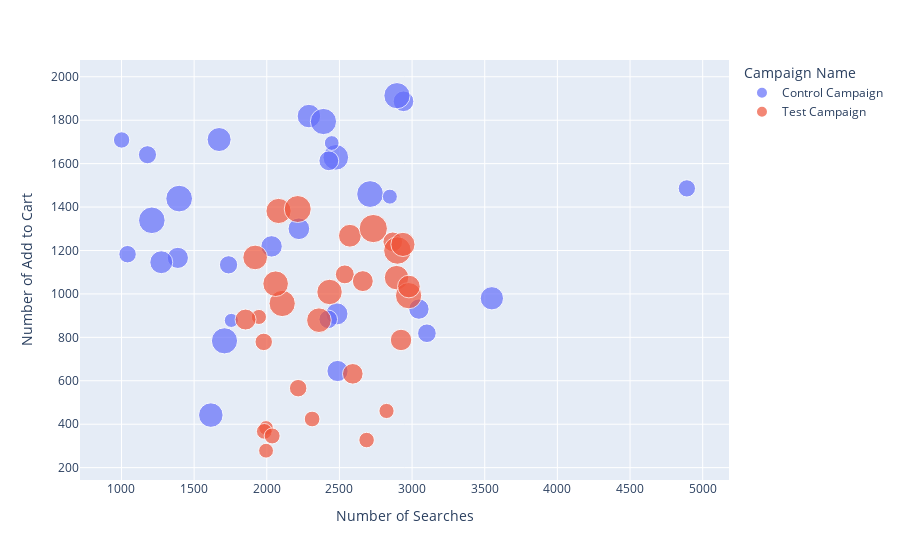

This figure's notebook cell:
### Code cell
fig = px.scatter(df,x='Number of Searches',y='Number of Add to Cart',size='Number of Purchase',color='Campaign Name')
fig.show()

### Figure 1 — Plotly figure (JSON) as saved in the notebook; plotly's stock layout.template omitted (floating-point values rounded to 4 significant figures)
{"data": [{"hovertemplate": "Campaign Name=Control Campaign<br>Number of Searches=%{x}<br>Number of Add to Cart=%{y}<br>Number of Purchase=%{marker.size}<extra></extra>", "legendgroup": "Control Campaign", "marker": {"color": "#636efa", "size": [618, 511, 372, 340, 523, 764, 499, 462, 501, 734, 475, 794, 766, 788, 366, 438, 222, 243, 542, 299, 800, 387, 766, 585, 386, 251, 605, 643, 334, 670], "sizemode": "area", "sizeref": 2.225, "symbol": "circle"}, "mode": "markers", "name": "Control Campaign", "orientation": "v", "showlegend": true, "type": "scatter", "x": [2290, 2033, 1737, 1042, 2221, 1709, 1388, 3047, 2487, 2475, 2941, 1397, 2390, 1209, 1179, 2427, 1756, 2447, 2483, 1001, 2711, 3102, 2896, 1274, 2423, 2847, 3549, 1672, 4891, 1615], "xaxis": "x", "y": [1819, 1219, 1134, 1183, 1300, 784, 1166, 930, 645, 1629, 1887, 1439, 1794, 1339, 1641, 1613, 878, 1695, 908, 1709, 1460, 819, 1913, 1146, 883, 1448, 980, 1711, 1486, 442], "yaxis": "y"}, {"hovertemplate": "Campaign Name=Test Campaign<br>Number of Searches=%{x}<br>Number of Add to Cart=%{y}<br>Number of Purchase=%{marker.size}<extra></extra>", "legendgroup": "Test Campaign", "marker": {"color": "#EF553B", "size": [255, 677, 578, 340, 768, 488, 890, 431, 845, 275, 668, 709, 812, 340, 398, 487, 238, 257, 512, 730, 245, 276, 473, 269, 651, 284, 771, 721, 677, 572], "sizemode": "area", "sizeref": 2.225, "symbol": "circle"}, "mode": "markers", "name": "Test Campaign", "orientation": "v", "showlegend": true, "type": "scatter", "x": [1946, 2359, 2572, 2216, 2106, 1854, 2733, 2867, 2899, 2312, 2893, 2081, 2213, 1979, 2537, 2661, 1995, 2824, 2924, 2061, 1995, 1983, 2592, 2687, 2937, 2037, 2976, 2432, 1920, 2978], "xaxis": "x", "y": [894, 879, 1268, 566, 956, 882, 1301, 1240, 1200, 424, 1075, 1382, 1391, 779, 1090, 1059, 383, 461, 788, 1047, 278, 367, 632, 327, 1228, 346, 992, 1009, 1168, 1034], "yaxis": "y"}], "layout": {"legend": {"itemsizing": "constant", "title": {"text": "Campaign Name"}, "tracegroupgap": 0}, "margin": {"t": 60}, "xaxis": {"anchor": "y", "domain": [0, 1], "title": {"text": "Number of Searches"}}, "yaxis": {"anchor": "x", "domain": [0, 1], "title": {"text": "Number of Add to Cart"}}}}
